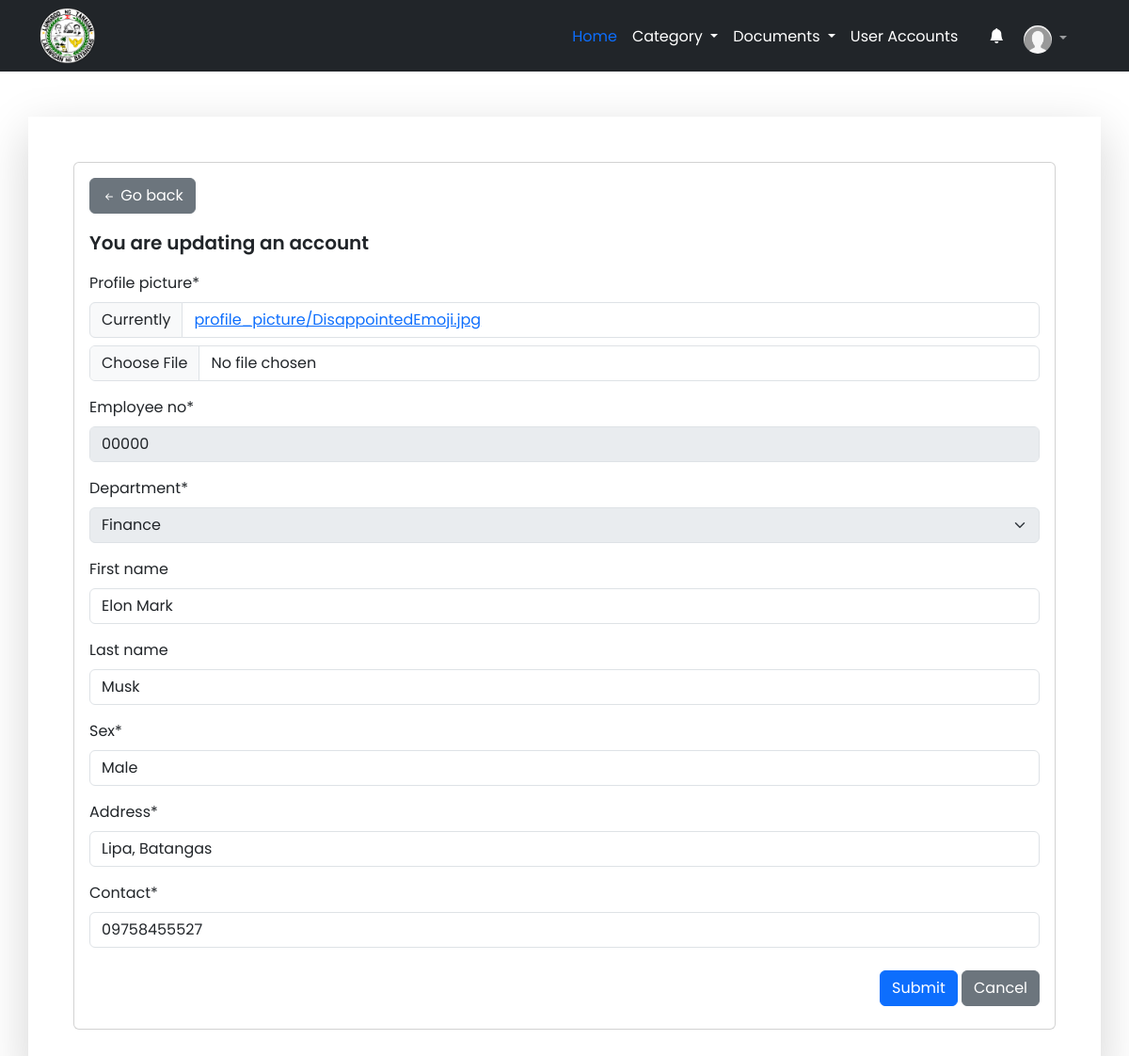
The page /account/update/3 (signed in) on the database its author committed.
### apps/models.py (models this page shows, shortened)
class User(AbstractUser):
    USERNAME_FIELD = 'employee_no'# changes email to unique and blank to false
    REQUIRED_FIELDS = []  # removes email from REQUIRED_FIELDS
    username = models.CharField(max_length=255, null=True, blank=True)
    employee_no = models.CharField(max_length=255, unique=True)
    profile_picture = models.ImageField(upload_to="profile_picture", default='default.png')
    middle_name = models.CharField(max_length=255, blank=True)
    address = models.CharField(max_length=255)
    birthday = models.DateField(auto_now_add=False, null=True, blank=True)
    contact = models.CharField(max_length=13)
    sex = models.CharField(max_length=255)
    is_employee = models.BooleanField(default=False)
    is_admin = models.BooleanField(default=False)
    objects = CustomUserManager()
    department = models.OneToOneField("Department", on_delete=models.SET_NULL, null=True)
    class Meta:
        verbose_name = 'User'
        verbose_name_plural = 'Users'

class Department(models.Model):
    id = models.UUIDField(primary_key=True, default=uuid.uuid4, editable=False)
    department = models.CharField(max_length=255, unique=True)
    created_at = models.DateTimeField(auto_now_add=True)
    class Meta:
        verbose_name = 'Department'
        verbose_name_plural = 'Departments'
    def __str__(self):
        return self.department

### apps/views.py (the view)
# urls.py: path('account/update/<str:pk>', update_account, name="update_account"),
@login_required(login_url='/login')
def update_account(request, pk):
    template_name = 'accounts/update_account.html'
    account = get_object_or_404(User, id=pk)
    form = UserUpdateForm(request.POST or None, request.FILES or None, instance=account)
    if form.is_valid():
        form.save()
        return redirect('account')
    context = {
        "form": form,
        "pk": pk
    }
    return render(request, template_name, context)

### apps/forms.py
class UserUpdateForm(forms.ModelForm):
    employee_no = forms.CharField(disabled=True)
    class Meta:
        model = User
        fields = ['profile_picture', 'employee_no', 'department', 'first_name', 'last_name', 'sex', 'address', 'contact']
        exclude = ('user_type',)
    def __init__(self, *args, **kwargs):
        super(UserUpdateForm, self).__init__(*args, **kwargs)
        self.fields['department'].widget.attrs['disabled'] = True

### apps/templates/accounts/update_account.html (shortened to what this page needs)
{% extends 'base.html' %}
{% load crispy_forms_tags %}
{% block content %}
<div class="container p-5 shadow-lg mt-5">
  <div class="card">
    <div class="card-body">
      <a href="{% url 'profile' %}" type="button" class="btn btn-secondary btn-md mr-2 mb-3">
        <svg xmlns="http://www.w3.org/2000/svg" width="16" height="16" fill="currentColor"
          class="bi bi-arrow-left-short" viewBox="0 0 16 16">
          <path fill-rule="evenodd"
            d="M12 8a.5.5 0 0 1-.5.5H5.707l2.147 2.146a.5.5 0 0 1-.708.708l-3-3a.5.5 0 0 1 0-.708l3-3a.5.5 0 1 1 .708.708L5.707 7.5H11.5a.5.5 0 0 1 .5.5z" />
        </svg>&nbsp;Go back
      </a>
      <p class="fs-5 fw-semibold">You are updating an account</p>
      <form method="POST" enctype='multipart/form-data' id="myForm">
        {{ form|crispy }}
        <div class="d-inline-block ml-auto mt-2 float-end">
          <button type="submit" class="btn btn-primary btn-md mr-2 mb-2" id="liveAlertBtn">
            Submit
          </button>
          <a href="{% url 'profile' %}" type="button" class="btn btn-secondary btn-md mr-2 mb-2">
            Cancel
          </a>
        </div>
      </form>
    </div>
  </div>
  {% endblock %}

### templates/navbar_v2.html (shortened to what this page needs)
{% load static %}
<nav class="navbar navbar-expand-lg navbar-dark bg-dark" aria-label="Offcanvas navbar large">
  <div class="container">
    <img src="{% static 'logo/logopng.png' %}" class="rounded float-start" width="60" height="60">
    <div class="offcanvas offcanvas-end text-bg-dark" tabindex="-1" id="offcanvasNavbar2" aria-labelledby="offcanvasNavbar2Label">
      <div class="offcanvas-body ">
        <ul class="navbar-nav mt-2 justify-content-sm-end  flex-grow-1 pe-3 col-lg-auto">
          <li class="nav-item ">
            <a class="nav-link px-2 text-primary" aria-current="page" href="{% url 'home' %}" style="{{ home_state }}">Home</a>
          </li>
          {% if user.is_admin %}
          <li class="nav-item dropdown">
            <a class="nav-link dropdown-toggle px-2 text-white" href="#" role="button" data-bs-toggle="dropdown" aria-expanded="false">
             Category
            </a>
          </li>
          {% endif %}
          <li class="dropdown">
            <a class="nav-link dropdown-toggle px-2 text-white" href="#" role="button" data-bs-toggle="dropdown" aria-expanded="false">
              Documents
            </a>
          </li>
          {% if user.is_admin %}
          <li class="nav-item">
            <a class="nav-link px-2 text-white" href="{% url 'account' %}" style="{{ account_state }}">User Accounts</a>
          </li>&nbsp;&nbsp;&nbsp;&nbsp;
          {% endif %}
          <li class="nav-item">
            <a class="nav-link px-2 text-white" href="{% url 'activity_history' %}" style="{{ history_state }}" >
              <i class="bi bi-bell-fill"></i>&nbsp;
            </a>
          </li>
          <li class="nav-item dropdown">
            <a class="nav-link dropdown-toggle" href="#" role="button" data-bs-toggle="dropdown" aria-expanded="false">
              <img src="{{ user.profile_picture.url }}" alt="profile picture" width="30" height="30" class="rounded-circle">
            </a>
          </li>
        </ul>
      </div>
    </div>
  </div>
</nav>

### rows shown on the page
User: profile_picture (placeholder picture)
User: employee_no "00000", first_name "Elon Mark", last_name "Musk", sex "Male", address "Lipa, Batangas", contact "09758455527"
Department: department "Finance"
